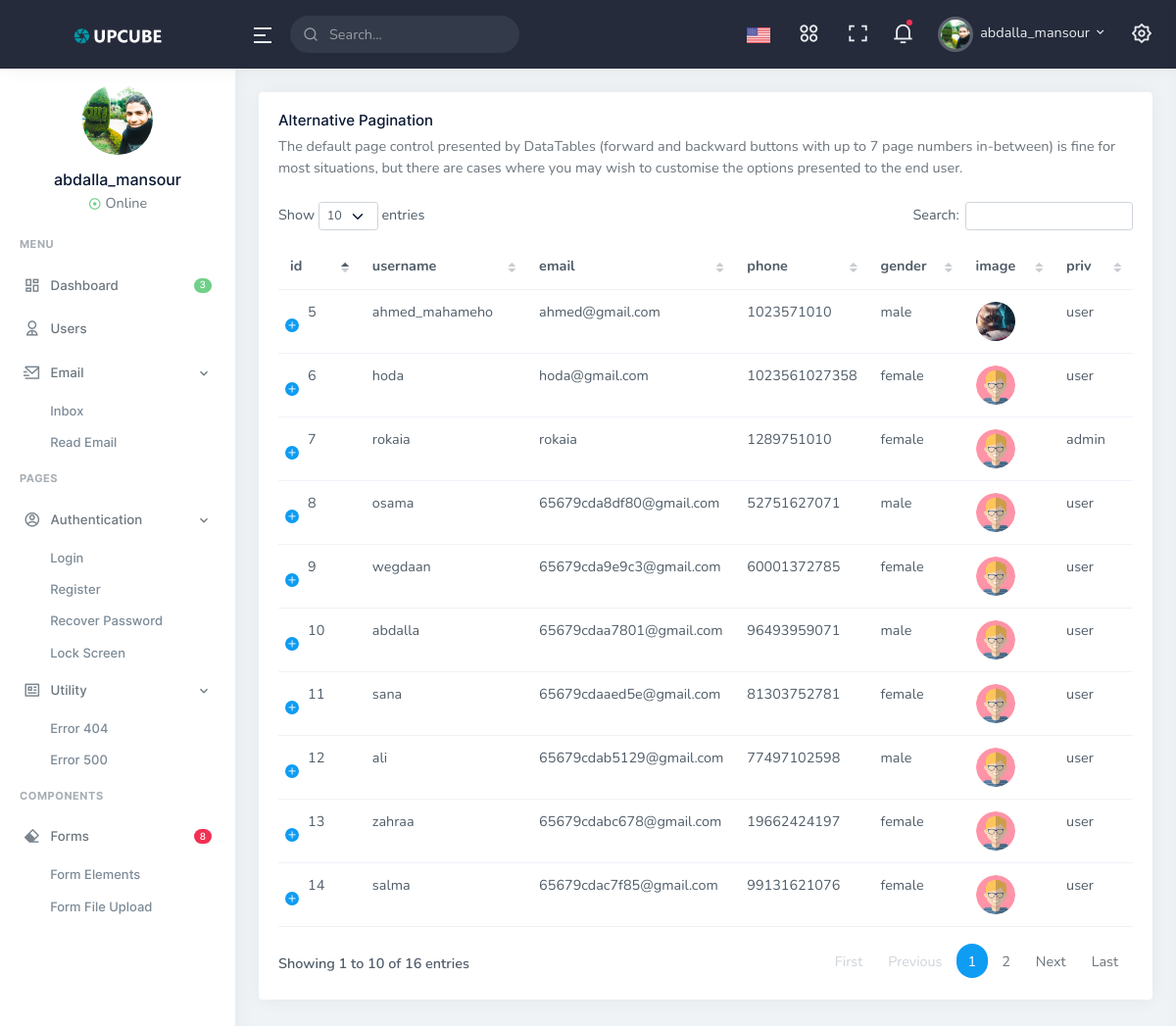
/admin/users.php (signed in), run on the app's committed database.
### tables this page shows
CREATE TABLE `users` (
  `id` int(11) NOT NULL,
  `username` varchar(50) NOT NULL,
  `password` varchar(50) NOT NULL,
  `email` varchar(50) NOT NULL,
  `address_1` varchar(100) NOT NULL,
  `address_2` varchar(100) NOT NULL,
  `gender` tinyint(1) NOT NULL,
  `priv` tinyint(1) NOT NULL DEFAULT 0,
  `phone` varchar(30) NOT NULL,
  `image` varchar(100) NOT NULL,
  `country` varchar(30) NOT NULL,
  `county` varchar(50) NOT NULL,
  `city` varchar(100) NOT NULL
);

### admin/users.php (the view, shortened to what this page needs)
<?php
include 'includes/headerAndSidebar.php';
require_once 'functions/connect.php';
?>
<div class="main-content">
  <div class="page-content">
    <div class="container-fluid">
      <div class="row">
        <div class="col-12">
          <div class="card">
            <div class="card-body">
              <h4 class="card-title">Alternative Pagination</h4>
              <p class="card-title-desc">
                The default page control presented by DataTables (forward and backward buttons with up to 7 page numbers in-between)
                is fine for most situations, but there are cases where you may wish to customise the options presented to the end
                user.
              </p>
              <div id="alternative-page-datatable_wrapper" class="dataTables_wrapper dt-bootstrap4 no-footer">
                <div class="row">
                  <div class="col-sm-12" style="overflow: auto;">
                    <table id="alternative-page-datatable" class="table dt-responsive nowrap w-100 dataTable no-footer dtr-inline" role="grid" aria-describedby="alternative-page-datatable_info" style="width: 937px;">
                      <thead>
                        <tr role="row">
                          <th class="sorting_asc" tabindex="0" aria-controls="alternative-page-datatable" rowspan="1" colspan="1" style="width: 142px;" aria-sort="ascending" aria-label="Name: activate to sort column descending">id</th>
                          <th class="sorting" tabindex="0" aria-controls="alternative-page-datatable" rowspan="1" colspan="1" style="width: 219px;" aria-label="Position: activate to sort column ascending">username</th>
                          <th class="sorting" tabindex="0" aria-controls="alternative-page-datatable" rowspan="1" colspan="1" style="width: 100px;" aria-label="Office: activate to sort column ascending">email</th>
                          <th class="sorting" tabindex="0" aria-controls="alternative-page-datatable" rowspan="1" colspan="1" style="width: 84px;" aria-label="Salary: activate to sort column ascending">phone</th>
                          <th class="sorting" tabindex="0" aria-controls="alternative-page-datatable" rowspan="1" colspan="1" style="width: 84px;" aria-label="Salary: activate to sort column ascending">gender</th>
                          <th class="sorting" tabindex="0" aria-controls="alternative-page-datatable" rowspan="1" colspan="1" style="width: 84px;" aria-label="Salary: activate to sort column ascending">image</th>
                          <th class="sorting" tabindex="0" aria-controls="alternative-page-datatable" rowspan="1" colspan="1" style="width: 84px;" aria-label="Salary: activate to sort column ascending">priv</th>
                        </tr>
                      </thead>
                      <tbody>
                        <?php
                        $query = "SELECT * FROM users";
                        $u = mysqli_query($conn, $query);
                        while ($user = mysqli_fetch_assoc($u)) :
                          if ($user['id'] != $admin['id']) :
                        ?>
                            <tr class="odd">
                              <td class="sorting_1 dtr-control"><?= $user['id'] ?></td>
                              <td><?= $user['username'] ?></td>
                              <td><?= $user['email'] ?></td>
                              <td><?= $user['phone'] ?></td>
                              <td><?= $user['gender'] == 0 ? 'male' : 'female' ?></td>
                              <td><img class="avatar-md rounded-circle" style="height: 40px;width:40px" src="../img/users/<?= $user['image'] ?>" alt="user_img"></td>
                              <td><?= $user['priv'] == 0 ? 'user' : 'admin' ?></td>
                            </tr>
                          <?php endif; ?>
                        <?php endwhile; ?>
                      </tbody>
                    </table>
                  </div>
                </div>
              </div>
            </div>
          </div>
        </div>
      </div>
    </div>
  </div>
</div>
<?php
include 'includes/footer.php';
?>

### admin/includes/headerAndSidebar.php (shortened to what this page needs)
<?php
if (!isset($_SESSION['user_admin'])) {
    header('location: auth-login.php');
    exit;
} else {
    $admin = $_SESSION['user_admin'];
}
?>
<!doctype html>
<html lang="en">
<head>
    <link href="assets/libs/admin-resources/jquery.vectormap/jquery-jvectormap-1.2.2.css" rel="stylesheet" type="text/css" />
    <link href="assets/libs/datatables.net-bs4/css/dataTables.bootstrap4.min.css" rel="stylesheet" type="text/css" />
    <link href="assets/libs/datatables.net-responsive-bs4/css/responsive.bootstrap4.min.css" rel="stylesheet" type="text/css" />
    <link href="assets/css/bootstrap.min.css" id="bootstrap-style" rel="stylesheet" type="text/css" />
    <link href="assets/css/icons.min.css" rel="stylesheet" type="text/css" />
    <link href="assets/css/app.min.css" id="app-style" rel="stylesheet" type="text/css" />
    <link rel="stylesheet" href="assets/libs/@fullcalendar/core/main.min.css" type="text/css">
    <link rel="stylesheet" href="assets/libs/@fullcalendar/daygrid/main.min.css" type="text/css">
    <link rel="stylesheet" href="assets/libs/@fullcalendar/bootstrap/main.min.css" type="text/css">
    <link rel="stylesheet" href="assets/libs/@fullcalendar/timegrid/main.min.css" type="text/css">
    <link href="assets/libs/ion-rangeslider/css/ion.rangeSlider.min.css" rel="stylesheet" type="text/css" />
    <link href="assets/libs/dropzone/min/dropzone.min.css" rel="stylesheet" type="text/css" />
</head>
<body data-topbar="dark">
    <div id="layout-wrapper">
        <header id="page-topbar">
            <div class="navbar-header">
                <div class="d-flex">
                    <div class="navbar-brand-box">
                        <a href="index.php" class="logo logo-light">
                            <span class="logo-lg">
                                <img src="assets/images/logo-light.png" alt="logo-light" height="20">
                            </span>
                        </a>
                    </div>
                    <button type="button" class="btn btn-sm px-3 font-size-24 header-item waves-effect" id="vertical-menu-btn">
                        <i class="ri-menu-2-line align-middle"></i>
                    </button>
                    <form class="app-search d-none d-lg-block">
                        <div class="position-relative">
                            <input type="text" class="form-control" placeholder="Search...">
                            <span class="ri-search-line"></span>
                        </div>
                    </form>
                </div>
                <div class="d-flex">
                    <div class="dropdown d-none d-sm-inline-block">
                        <button type="button" class="btn header-item waves-effect" data-bs-toggle="dropdown" aria-haspopup="true" aria-expanded="false">
                            <img class="" src="assets/images/flags/us.jpg" alt="Header Language" height="16">
                        </button>
                    </div>
                    <div class="dropdown d-none d-lg-inline-block ms-1">
                        <button type="button" class="btn header-item noti-icon waves-effect" data-bs-toggle="dropdown" aria-haspopup="true" aria-expanded="false">
                            <i class="ri-apps-2-line"></i>
                        </button>
                    </div>
                    <div class="dropdown d-none d-lg-inline-block ms-1">
                        <button type="button" class="btn header-item noti-icon waves-effect" data-toggle="fullscreen">
                            <i class="ri-fullscreen-line"></i>
                        </button>
                    </div>
                    <div class="dropdown d-inline-block">
                        <button type="button" class="btn header-item noti-icon waves-effect" id="page-header-notifications-dropdown" data-bs-toggle="dropdown" aria-expanded="false">
                            <i class="ri-notification-3-line"></i>
                            <span class="noti-dot"></span>
                        </button>
                    </div>
                    <div class="dropdown d-inline-block user-dropdown">
                        <button type="button" class="btn header-item waves-effect" id="page-header-user-dropdown" data-bs-toggle="dropdown" aria-haspopup="true" aria-expanded="false">
                            <img class="rounded-circle header-profile-user" src="../img/users/<?= $admin['image'] ?>" alt="Header Avatar">
                            <span class="d-none d-xl-inline-block ms-1"><?= $admin['username'] ?></span>
                            <i class="mdi mdi-chevron-down d-none d-xl-inline-block"></i>
                        </button>
                    </div>
                    <div class="dropdown d-inline-block">
                        <button type="button" class="btn header-item noti-icon right-bar-toggle waves-effect">
                            <i class="ri-settings-2-line"></i>
                        </button>
                    </div>
                </div>
            </div>
        </header>
        <div class="vertical-menu">
            <div data-simplebar class="h-100">
                <div class="user-profile text-center mt-3">
                    <div class="">
                        <img src="../img/users/<?= $admin['image'] ?>" alt="" class="avatar-md rounded-circle">
                    </div>
                    <div class="mt-3">
                        <h4 class="font-size-16 mb-1"><?= $admin['username'] ?></h4>
                        <span class="text-muted"><i class="ri-record-circle-line align-middle font-size-14 text-success"></i> Online</span>
                    </div>
                </div>
                <div id="sidebar-menu">
                    <ul class="metismenu list-unstyled" id="side-menu">
                        <li class="menu-title">Menu</li>
                        <li>
                            <a href="index.php" class="waves-effect">
                                <i class="ri-dashboard-line"></i><span class="badge rounded-pill bg-success float-end">3</span>
                                <span>Dashboard</span>
                            </a>
                        </li>
                        <li>
                            <a href="users.php" class="waves-effect">
                                <i class="ri-user-2-line"></i>
                                <span>Users</span>
                            </a>
                        </li>
                        <li>
                            <a href="javascript: void(0);" class="has-arrow waves-effect">
                                <i class="ri-mail-send-line"></i>
                                <span>Email</span>
                            </a>
                            <ul class="sub-menu" aria-expanded="false">
                                <li><a href="email-inbox.php">Inbox</a></li>
                                <li><a href="email-read.php">Read Email</a></li>
                            </ul>
                        </li>
                        <li class="menu-title">Pages</li>
                        <li>
                            <a href="javascript: void(0);" class="has-arrow waves-effect">
                                <i class="ri-account-circle-line"></i>
                                <span>Authentication</span>
                            </a>
                            <ul class="sub-menu" aria-expanded="false">
                                <li><a href="auth-login.php">Login</a></li>
                                <li><a href="auth-register.php">Register</a></li>
                                <li><a href="auth-recoverpw.php">Recover Password</a></li>
                                <li><a href="auth-lock-screen.php">Lock Screen</a></li>
                            </ul>
                        </li>
                        <li>
                            <a href="javascript: void(0);" class="has-arrow waves-effect">
                                <i class="ri-profile-line"></i>
                                <span>Utility</span>
                            </a>
                            <ul class="sub-menu" aria-expanded="false">
                                <li><a href="pages-404.php">Error 404</a></li>
                                <li><a href="pages-500.php">Error 500</a></li>
                            </ul>
                        </li>
                        <li class="menu-title">Components</li>
                        <li>
                            <a href="javascript: void(0);" class="waves-effect">
                                <i class="ri-eraser-fill"></i>
                                <span class="badge rounded-pill bg-danger float-end">8</span>
                                <span>Forms</span>
                            </a>
                            <ul class="sub-menu" aria-expanded="false">
                                <li><a href="form-elements.php">Form Elements</a></li>
                                <li><a href="form-uploads.php">Form File Upload</a></li>
                            </ul>
                        </li>
                    </ul>
                </div>
            </div>
        </div>

### admin/includes/footer.php (shortened to what this page needs)
    </body>
</html>

### data on the page
users: id "5", username "ahmed_mahameho", email "ahmed@gmail.com", phone "1023571010", gender "male", image (picture), priv "user"
users: id "6", username "hoda", email "hoda@gmail.com", phone "1023561027358", gender "female", image (placeholder picture), priv "user"
users: id "7", username "rokaia", email "rokaia", phone "1289751010", gender "female", image (placeholder picture), priv "admin"
users: id "8", username "osama", email "65679cda8df80@gmail.com", phone "52751627071", gender "male", image (placeholder picture), priv "user"
users: id "9", username "wegdaan", email "65679cda9e9c3@gmail.com", phone "60001372785", gender "female", image (placeholder picture), priv "user"
users: id "10", username "abdalla", email "65679cdaa7801@gmail.com", phone "96493959071", gender "male", image (placeholder picture), priv "user"
users: id "11", username "sana", email "65679cdaaed5e@gmail.com", phone "81303752781", gender "female", image (placeholder picture), priv "user"
users: id "12", username "ali", email "65679cdab5129@gmail.com", phone "77497102598", gender "male", image (placeholder picture), priv "user"
users: id "13", username "zahraa", email "65679cdabc678@gmail.com", phone "19662424197", gender "female", image (placeholder picture), priv "user"
users: id "14", username "salma", email "65679cdac7f85@gmail.com", phone "99131621076", gender "female", image (placeholder picture), priv "user"

### other printed values
$admin['username'] "abdalla_mansour"
